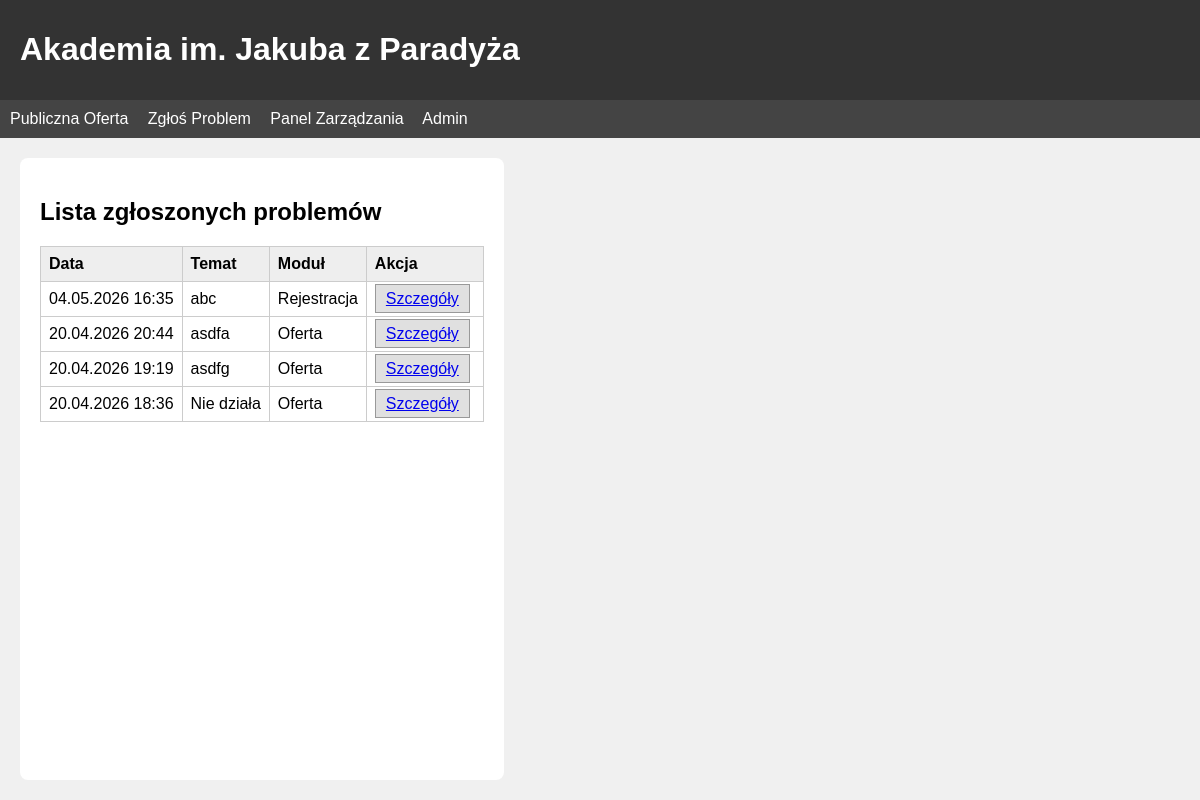
/issues/problemReport/ (signed in), run on an earlier commit of the app's database.
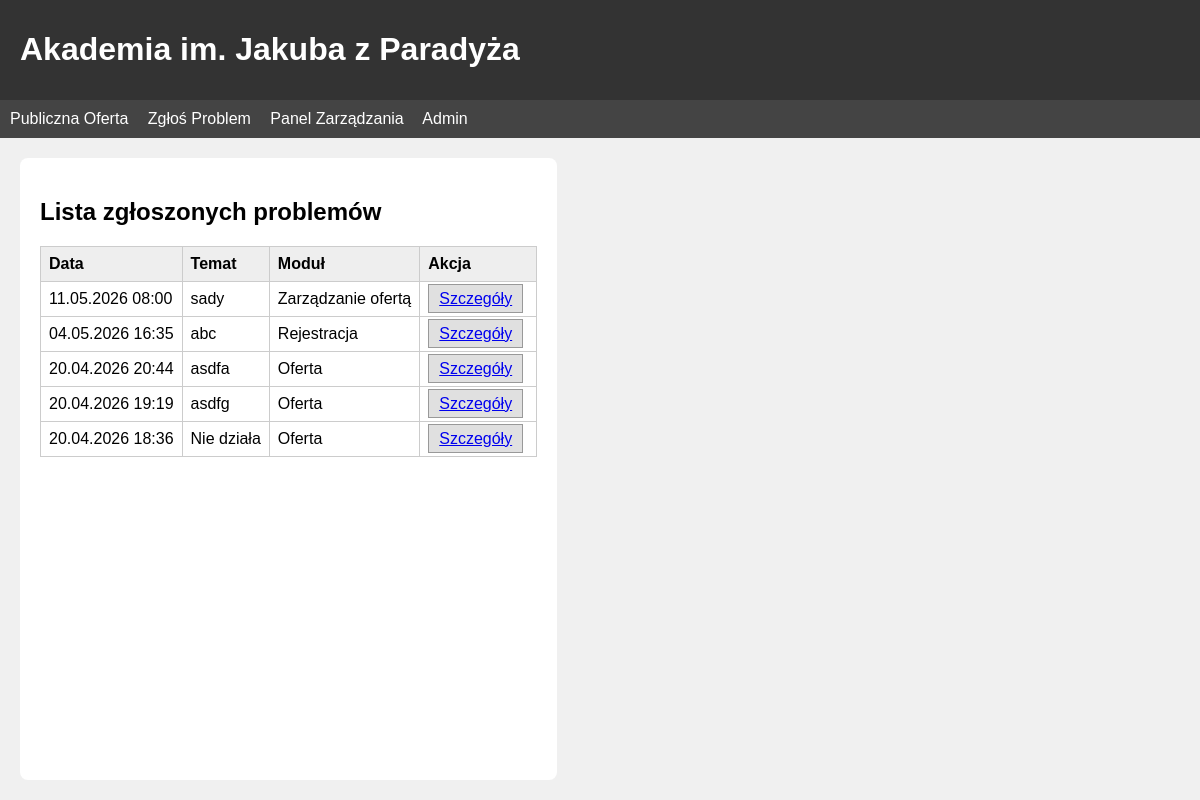
And on a later commit of the database.
### issues/models.py (models this page shows)
class Issue(models.Model):
    MODULE_CHOICES = [
        ('offer', 'Oferta'),
        ('offer-mng', 'Zarządzanie ofertą'),
        ('register', 'Rejestracja'),
    ]
    date_reported = models.DateTimeField(auto_now_add=True, verbose_name="Data i godzina zgłoszenia")
    author = models.ForeignKey(User, on_delete=models.CASCADE, verbose_name="Autor zgłoszenia")
    subject = models.CharField(max_length=200, verbose_name="Temat zgłoszenia")
    description = models.TextField(verbose_name="Treść/opis problemu")
    module = models.CharField(max_length=50, choices=MODULE_CHOICES, verbose_name="Moduł aplikacji")
    attachment = models.FileField(upload_to='issues_attachments/', null=True, blank=True, verbose_name="Opcjonalne załączniki")

### issues/views.py (the view)
# urls.py: path('problemReport/', views.problem_list, name='problem_list'),
@login_required
def problem_list(request):
    issues = Issue.objects.all().order_by('-date_reported')
    return render(request, 'issues/problem_list.html', {'issues': issues})

### issues/templates/issues/problem_list.html (shortened to what this page needs)
{% extends 'base.html' %}
{% block content %}
    <h2>Lista zgłoszonych problemów</h2>
    <table>
        <tr>
            <th>Data</th>
            <th>Temat</th>
            <th>Moduł</th>
            <th>Akcja</th>
        </tr>
        {% for issue in issues %}
        <tr>
            <td>{{ issue.date_reported|date:"d.m.Y H:i" }}</td>
            <td>{{ issue.subject }}</td>
            <td>{{ issue.get_module_display }}</td>
            <td><a href="{% url 'problem_detail' issue.id %}" class="field-btn">Szczegóły</a></td>
        </tr>
        {% empty %}
        <tr><td colspan="4">Brak zgłoszonych problemów.</td></tr>
        {% endfor %}
    </table>
{% endblock %}

### templates/base.html (shortened to what this page needs)
{% load static %}
<!DOCTYPE html>
<html lang="pl">
<head>
    <link rel="stylesheet" href="{% static 'css/style.css' %}">
</head>
<body>
    <header>
        <h1>Akademia im. Jakuba z Paradyża</h1>
    </header>
    <nav>
        <a href="{% url 'offer_main' %}">Publiczna Oferta</a>
        <a href="{% url 'issue_report' %}">Zgłoś Problem</a>
        {% if user.is_authenticated %}
            <a href="{% url 'panel_main' %}">Panel Zarządzania</a>
            <a href="/admin/">Admin</a>
        {% else %}
            <a href="{% url 'login' %}">Zaloguj</a>
        {% endif %}
    </nav>
    <div class="container">
        <div class="content-area">
            {% block content %}{% endblock %}
        </div>
    </div>
</body>
</html>

### static/css/style.css (style rules this page uses)
body { font-family: sans-serif; margin: 0; background: #f0f0f0; display: flex; flex-direction: column; height: 100vh; }
header { background: #333; color: #fff; padding: 10px 20px; display: flex; justify-content: space-between; align-items: center; }
.container { display: flex; flex: 1; }
.field-btn { padding: 5px 10px; margin-right: 5px; cursor: pointer; background: #e0e0e0; border: 1px solid #999; }
nav { background: #444; padding: 10px; }
nav a { color: white; margin-right: 15px; text-decoration: none; }
table { width: 100%; border-collapse: collapse; margin-top: 20px; }
th, td { border: 1px solid #ccc; padding: 8px; text-align: left; }
th { background: #eee; }
.content-area { padding: 20px; background: white; margin: 20px; border-radius: 8px; }

### templates/base.html (style rules this page uses)
nav { background: #444; padding: 10px; }
nav a { color: white; margin-right: 15px; text-decoration: none; }
table { width: 100%; border-collapse: collapse; margin-top: 20px; }
th, td { border: 1px solid #ccc; padding: 8px; text-align: left; }
th { background: #eee; }
.content-area { padding: 20px; background: white; margin: 20px; border-radius: 8px; }

What changed in the data, as far as the page shows it:
added Issue: date_reported "11.05.2026 08:00", subject "sady", module "Zarządzanie ofertą"
